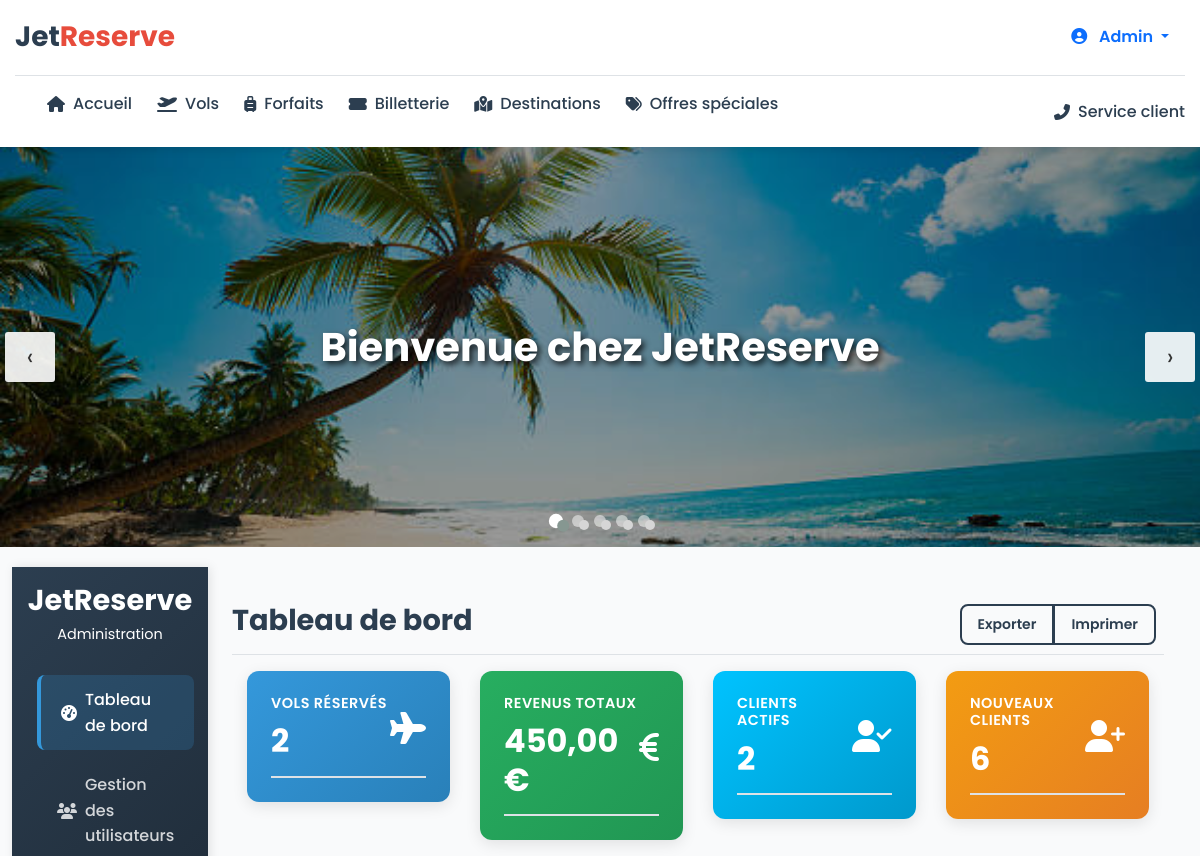
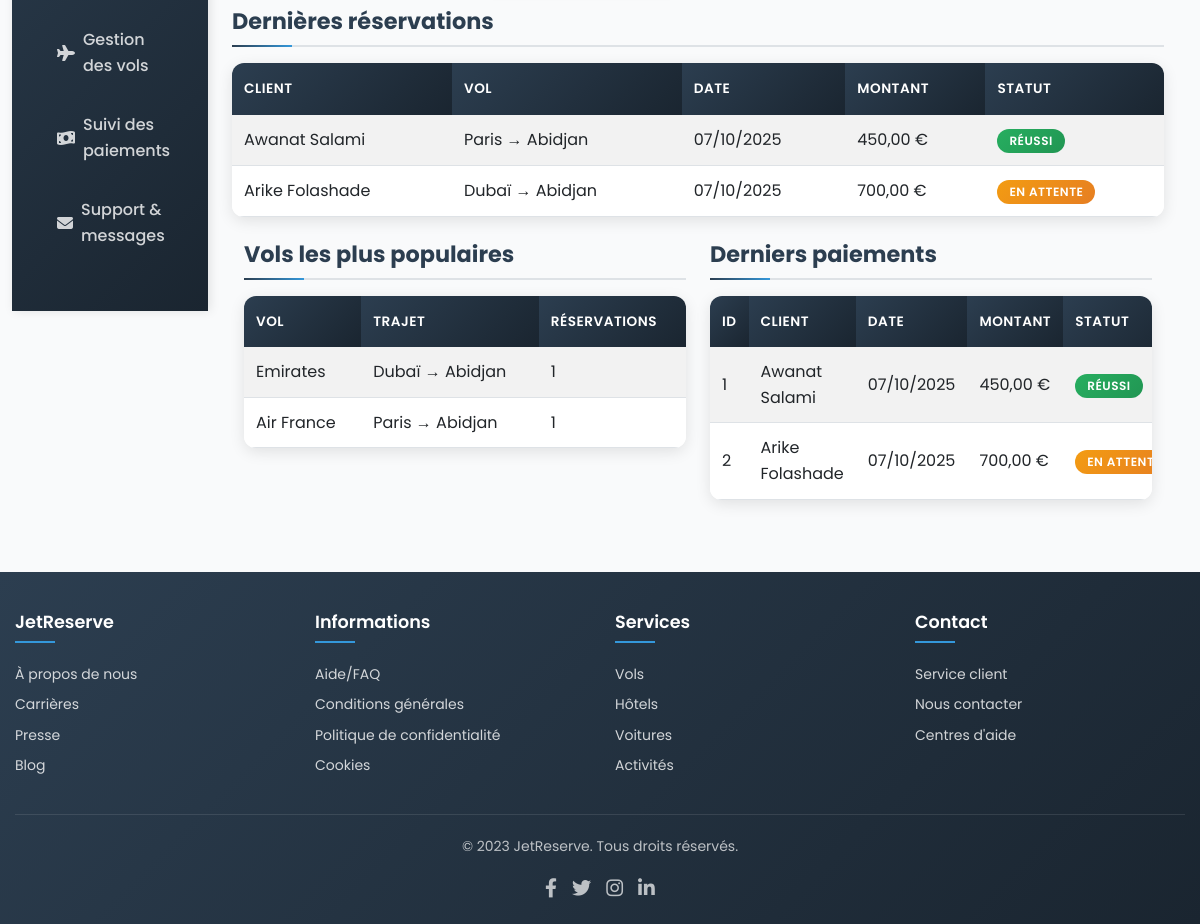
/admin/index1.php, run on the app's committed database (2 pictures, top to bottom).
### tables this page shows
CREATE TABLE IF NOT EXISTS `reservations` (
  `id_reservation` int(11) NOT NULL AUTO_INCREMENT,
  `id_user` int(11) NOT NULL,
  `id_vol` int(11) NOT NULL,
  `statut` enum('confirmé','en attente','annulé') DEFAULT 'en attente',
  `date_reservation` timestamp NULL DEFAULT CURRENT_TIMESTAMP,
  PRIMARY KEY (`id_reservation`),
  KEY `id_user` (`id_user`),
  KEY `id_vol` (`id_vol`)
);

CREATE TABLE IF NOT EXISTS `users` (
  `id_user` int(11) NOT NULL AUTO_INCREMENT,
  `nom` varchar(50) NOT NULL,
  `prenom` varchar(50) NOT NULL,
  `email` varchar(100) NOT NULL,
  `telephone` varchar(20) DEFAULT NULL,
  `password` varchar(255) NOT NULL,
  `role` enum('client','admin') DEFAULT 'client',
  `statut` enum('actif','inactif') NOT NULL,
  `date_creation` timestamp NULL DEFAULT CURRENT_TIMESTAMP,
  PRIMARY KEY (`id_user`),
  UNIQUE KEY `email` (`email`)
);

CREATE TABLE IF NOT EXISTS `vols` (
  `id_vol` int(11) NOT NULL AUTO_INCREMENT,
  `id_compagnie` int(11) NOT NULL,
  `depart` varchar(50) NOT NULL,
  `arrivee` varchar(50) NOT NULL,
  `date_depart` datetime NOT NULL,
  `date_arrivee` datetime NOT NULL,
  `prix` decimal(10,2) NOT NULL,
  `escales` int(11) DEFAULT '0',
  `classe` enum('économique','affaires','première') DEFAULT 'économique',
  PRIMARY KEY (`id_vol`),
  KEY `id_compagnie` (`id_compagnie`)
);

CREATE TABLE IF NOT EXISTS `paiements` (
  `id_paiement` int(11) NOT NULL AUTO_INCREMENT,
  `id_reservation` int(11) NOT NULL,
  `montant` decimal(10,2) NOT NULL,
  `mode_paiement` enum('carte','mobile money','paypal') NOT NULL,
  `statut` enum('réussi','en attente','échoué') DEFAULT 'en attente',
  `date_paiement` timestamp NULL DEFAULT CURRENT_TIMESTAMP,
  PRIMARY KEY (`id_paiement`),
  KEY `id_reservation` (`id_reservation`)
);

### admin/index1.php (the view, shortened to what the rows shown need)
<?php
require_once '../includes/connexion.php';
$stmt = $bdd->query("SELECT COUNT(*) as total_reservations FROM " . TABLE_RESERVATIONS);
$total_reservations = $stmt->fetch(PDO::FETCH_ASSOC)['total_reservations'] ?? 0;
$stmt = $bdd->query("SELECT SUM(montant) as revenus_totaux FROM " . TABLE_PAIEMENTS . " WHERE statut = 'réussi'");
$revenus_totaux = $stmt->fetch(PDO::FETCH_ASSOC)['revenus_totaux'] ?? 0;
$stmt = $bdd->query("SELECT COUNT(DISTINCT id_user) as clients_actifs FROM " . TABLE_RESERVATIONS);
$clients_actifs = $stmt->fetch(PDO::FETCH_ASSOC)['clients_actifs'] ?? 0;
$stmt = $bdd->query("SELECT COUNT(*) as nouveaux_clients FROM " . TABLE_USERS . " WHERE date_creation >= DATE_SUB(NOW(), INTERVAL 30 DAY)");
$nouveaux_clients = $stmt->fetch(PDO::FETCH_ASSOC)['nouveaux_clients'] ?? 0;
?>
<!DOCTYPE html>
<html lang="fr">
<head>
    <link rel="stylesheet" href="https://cdnjs.cloudflare.com/ajax/libs/font-awesome/6.4.0/css/all.min.css">
    <link rel="stylesheet" href="https://cdnjs.cloudflare.com/ajax/libs/OwlCarousel2/2.3.4/assets/owl.carousel.min.css">
    <link rel="stylesheet" href="https://cdnjs.cloudflare.com/ajax/libs/OwlCarousel2/2.3.4/assets/owl.theme.default.min.css">
    <link rel="stylesheet" href="https://cdnjs.cloudflare.com/ajax/libs/font-awesome/6.4.0/css/all.min.css">
    <link href="https://cdn.jsdelivr.net/npm/bootstrap@5.3.0/dist/css/bootstrap.min.css" rel="stylesheet">
    <link rel="stylesheet" href="style2.css">
</head>
<body>
    <div class="main-banner-container">
        <div class="main-banner owl-carousel owl-theme">
            <div class="item banner-1">
                <div class="header-text">
                    <h2>Bienvenue chez JetReserve</h2>
                </div>
            </div>
        </div>
    </div>
    <div class="container-fluid">
        <div class="row">
            <nav id="sidebar" class="col-md-3 col-lg-2 d-md-block bg-dark sidebar collapse">
                <div class="position-sticky pt-3">
                    <div class="text-center mb-4">
                        <h2 class="text-white">JetReserve</h2>
                    </div>
                </div>
            </nav>
            <main class="col-md-9 ms-sm-auto col-lg-10 px-md-4">
                <div class="d-flex justify-content-between flex-wrap flex-md-nowrap align-items-center pt-3 pb-2 mb-3 border-bottom">
                    <h1 class="h2">Tableau de bord</h1>
                </div>
                <div class="row mb-4">
                    <div class="col-md-3">
                        <div class="card text-white bg-primary">
                            <div class="card-body">
                                <div class="d-flex justify-content-between align-items-center">
                                    <div>
                                        <h2 class="card-text"><?php echo $total_reservations; ?></h2>
                                    </div>
                                </div>
                            </div>
                        </div>
                    </div>
                    <div class="col-md-3">
                        <div class="card text-white bg-success">
                            <div class="card-body">
                                <div class="d-flex justify-content-between align-items-center">
                                    <div>
                                        <h2 class="card-text"><?php echo number_format($revenus_totaux, 2, ',', ' '); ?> €</h2>
                                    </div>
                                </div>
                            </div>
                        </div>
                    </div>
                    <div class="col-md-3">
                        <div class="card text-white bg-info">
                            <div class="card-body">
                                <div class="d-flex justify-content-between align-items-center">
                                    <div>
                                        <h2 class="card-text"><?php echo $clients_actifs; ?></h2>
                                    </div>
                                </div>
                            </div>
                        </div>
                    </div>
                    <div class="col-md-3">
                        <div class="card text-white bg-warning">
                            <div class="card-body">
                                <div class="d-flex justify-content-between align-items-center">
                                    <div>
                                        <h2 class="card-text"><?php echo $nouveaux_clients; ?></h2>
                                    </div>
                                </div>
                            </div>
                        </div>
                    </div>
                </div>
                <div class="table-responsive mb-4">
                    <table class="table table-striped table-sm">
                        <thead>
                            <tr>
                                <th>Client</th>
                                <th>Vol</th>
                                <th>Date</th>
                                <th>Montant</th>
                                <th>Statut</th>
                            </tr>
                        </thead>
                        <tbody>
                            <?php
                            $stmt = $bdd->query("
                               SELECT r.id_reservation, u.nom, u.prenom, v.depart, v.arrivee,
                                      r.date_reservation, p.montant, p.statut
                                      FROM reservations r
                                      JOIN users u ON r.id_user = u.id_user
                                      JOIN vols v ON r.id_vol = v.id_vol
                                      LEFT JOIN paiements p ON r.id_reservation = p.id_reservation
                                      ORDER BY r.date_reservation DESC
                                      LIMIT 5
                            ");
                            while ($reservation = $stmt->fetch(PDO::FETCH_ASSOC)) {
                                $statut_class = match($reservation['statut'] ?? 'en attente') {
                                    'réussi' => 'success',
                                    'en attente' => 'warning',
                                    'échoué' => 'danger',
                                    default => 'secondary'
                                };
                                echo '<tr>';
                                echo '<td>' . htmlspecialchars($reservation['prenom'] . ' ' . $reservation['nom']) . '</td>';
                                echo '<td>' . htmlspecialchars($reservation['depart'] . ' → ' . $reservation['arrivee']) . '</td>';
                                echo '<td>' . date('d/m/Y', strtotime($reservation['date_reservation'])) . '</td>';
                                echo '<td>' . number_format($reservation['montant'] ?? 0, 2, ',', ' ') . ' €</td>';
                                echo '<td><span class="badge bg-' . $statut_class . '">' . ($reservation['statut'] ?? 'en attente') . '</span></td>';
                                echo '</tr>';
                            }
                            ?>
                        </tbody>
                    </table>
                </div>
                <div class="row">
                    <div class="col-md-6">
                        <div class="table-responsive">
                            <table class="table table-striped table-sm">
                                <thead>
                                    <tr>
                                        <th>Vol</th>
                                        <th>Trajet</th>
                                        <th>Réservations</th>
                                    </tr>
                                </thead>
                            </table>
                        </div>
                    </div>
                    <div class="col-md-6">
                        <div class="table-responsive">
                            <table class="table table-striped table-sm">
                                <thead>
                                    <tr>
                                        <th>ID</th>
                                        <th>Client</th>
                                        <th>Date</th>
                                        <th>Montant</th>
                                        <th>Statut</th>
                                    </tr>
                                </thead>
                                <tbody>
                                    <?php
                                    $stmt = $bdd->query("
                                      SELECT p.id_paiement, u.nom, u.prenom, p.date_paiement, p.montant, p.statut
                                      FROM paiements p
                                      JOIN reservations r ON p.id_reservation = r.id_reservation
                                      JOIN users u ON r.id_user = u.id_user
                                      ORDER BY p.date_paiement DESC
                                      LIMIT 5
                                    ");
                                    while ($paiement = $stmt->fetch(PDO::FETCH_ASSOC)) {
                                        $statut_class = match($paiement['statut']) {
                                            'réussi' => 'success',
                                            'en attente' => 'warning',
                                            'échoué' => 'danger',
                                            default => 'secondary'
                                        };
                                        echo '<tr>';
                                        echo '<td>' . $paiement['id_paiement'] . '</td>';
                                        echo '<td>' . htmlspecialchars($paiement['prenom'] . ' ' . $paiement['nom']) . '</td>';
                                        echo '<td>' . date('d/m/Y', strtotime($paiement['date_paiement'])) . '</td>';
                                        echo '<td>' . number_format($paiement['montant'], 2, ',', ' ') . ' €</td>';
                                        echo '<td><span class="badge bg-' . $statut_class . '">' . $paiement['statut'] . '</span></td>';
                                        echo '</tr>';
                                    }
                                    ?>
                                </tbody>
                            </table>
                        </div>
                    </div>
                </div>
            </main>
        </div>
    </div>
</body>
</html>

### data on the page
reservations: id_user.nom "Awanat Salami", id_vol.arrivee "Paris → Abidjan", date_reservation "07/10/2025", paiements.montant "450,00", paiements.statut "RÉUSSI"
reservations: id_user.nom "Arike Folashade", id_vol.arrivee "Dubaï → Abidjan", date_reservation "07/10/2025", paiements.montant "700,00", paiements.statut "EN ATTENTE"
paiements: id_paiement "1", users.prenom+nom "Awanat Salami", date_paiement "07/10/2025", montant "450,00", statut "RÉUSSI"
paiements: id_paiement "2", users.prenom+nom "Arike Folashade", date_paiement "07/10/2025", montant "700,00", statut "EN…"

### other printed values
$_SESSION['prenom'] "Admin"
$total_reservations "2"
$revenus_totaux "450,00"
$clients_actifs "2"
$nouveaux_clients "6"
$vol['nom_compagnie'] "Emirates"
$vol['depart'] . ' → ' . $vol['arrivee'] "Dubaï → Abidjan"
$vol['nb_reservations'] "1"
$vol['nom_compagnie'] "Air France"
$vol['depart'] . ' → ' . $vol['arrivee'] "Paris → Abidjan"
